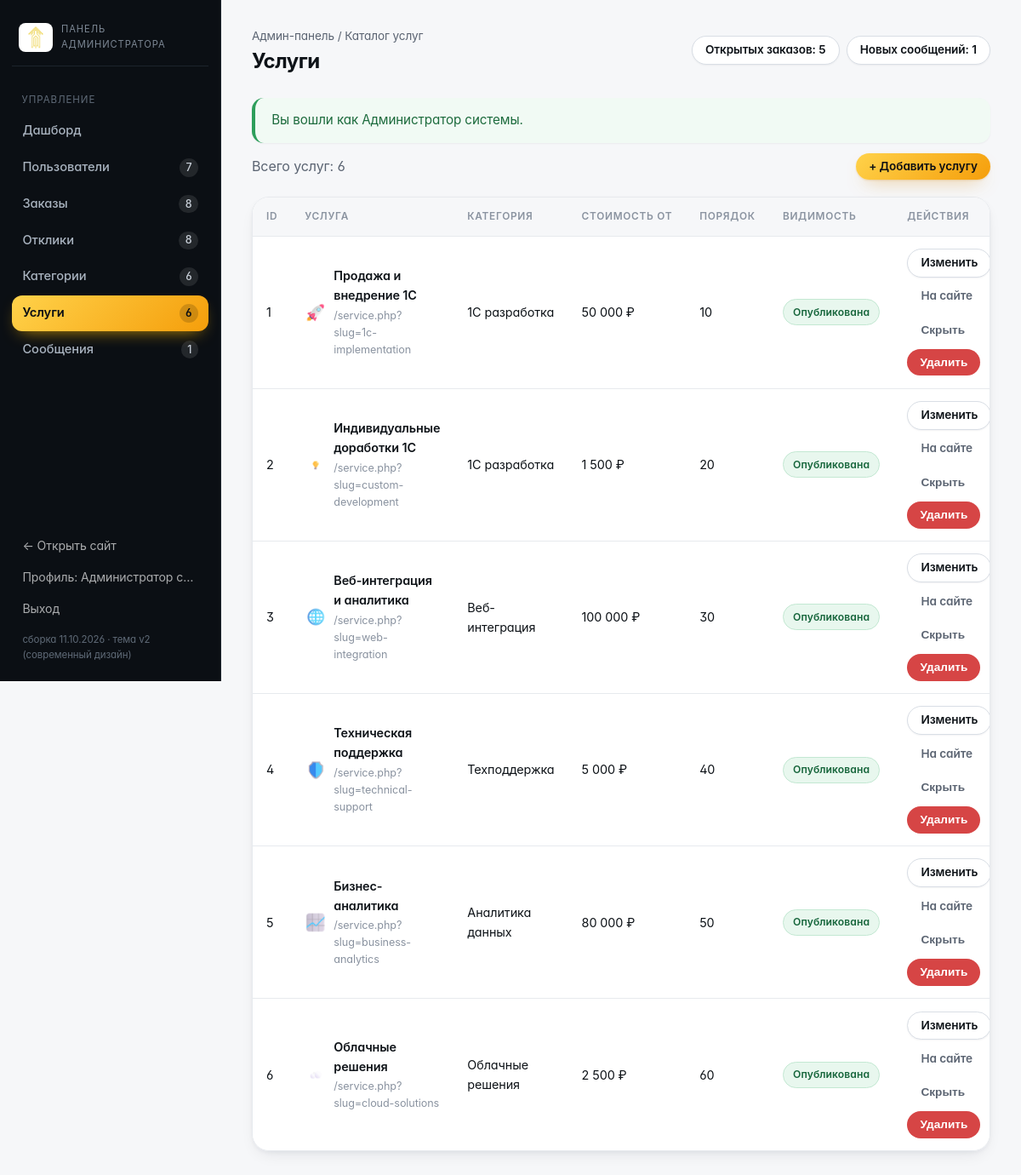
Screenshot of /admin/services.php (signed in) with the database file from the repository.
### tables this page shows
CREATE TABLE `users` (
    `id`             INT UNSIGNED NOT NULL AUTO_INCREMENT,
    `role`           ENUM('customer','freelancer','admin') NOT NULL DEFAULT 'customer',
    `name`           VARCHAR(120)  NOT NULL COMMENT 'ФИО / название организации',
    `email`          VARCHAR(160)  NOT NULL,
    `password_hash`  VARCHAR(255)  NOT NULL,
    `phone`          VARCHAR(40)   DEFAULT NULL,
    `company`        VARCHAR(160)  DEFAULT NULL COMMENT 'Компания заказчика',
    `specialization` VARCHAR(160)  DEFAULT NULL COMMENT 'Специализация фрилансера',
    `skills`         VARCHAR(500)  DEFAULT NULL COMMENT 'Навыки через запятую',
    `rate`           INT UNSIGNED  DEFAULT NULL COMMENT 'Ставка, руб./час',
    `experience`     TINYINT UNSIGNED DEFAULT NULL COMMENT 'Опыт работы, лет',
    `about`          TEXT          DEFAULT NULL,
    `status`         ENUM('active','blocked') NOT NULL DEFAULT 'active',
    `created_at`     DATETIME      NOT NULL DEFAULT CURRENT_TIMESTAMP,
    `last_login`     DATETIME      DEFAULT NULL,
    PRIMARY KEY (`id`),
    UNIQUE KEY `uq_users_email` (`email`),
    KEY `idx_users_role` (`role`),
    KEY `idx_users_status` (`status`)
);

CREATE TABLE `services` (
    `id`                INT UNSIGNED NOT NULL AUTO_INCREMENT,
    `category_id`       INT UNSIGNED DEFAULT NULL,
    `slug`              VARCHAR(120) NOT NULL,
    `title`             VARCHAR(160) NOT NULL,
    `short_description` VARCHAR(400) DEFAULT NULL,
    `description`       TEXT         DEFAULT NULL,
    `features`          TEXT         DEFAULT NULL COMMENT 'Список возможностей, по одному пункту в строке',
    `price_from`        INT UNSIGNED DEFAULT NULL COMMENT 'Стоимость от, руб.',
    `image`             VARCHAR(80)  DEFAULT NULL,
    `is_active`         TINYINT(1)   NOT NULL DEFAULT 1,
    `sort_order`        TINYINT UNSIGNED NOT NULL DEFAULT 100,
    PRIMARY KEY (`id`),
    UNIQUE KEY `uq_services_slug` (`slug`),
    KEY `fk_services_category` (`category_id`),
    CONSTRAINT `fk_services_category` FOREIGN KEY (`category_id`)
        REFERENCES `categories` (`id`) ON DELETE SET NULL ON UPDATE CASCADE
);

CREATE TABLE `categories` (
    `id`          INT UNSIGNED NOT NULL AUTO_INCREMENT,
    `name`        VARCHAR(120) NOT NULL,
    `slug`        VARCHAR(120) NOT NULL,
    `description` VARCHAR(500) DEFAULT NULL,
    `icon`        VARCHAR(80)  DEFAULT NULL COMMENT 'Файл иконки из assets/img',
    `sort_order`  TINYINT UNSIGNED NOT NULL DEFAULT 100,
    PRIMARY KEY (`id`),
    UNIQUE KEY `uq_categories_slug` (`slug`)
);

### includes/functions.php (called while the page is built, shortened)
<?php
require_once __DIR__ . '/db.php';
function e($value): string
{
    return htmlspecialchars((string) $value, ENT_QUOTES | ENT_SUBSTITUTE, 'UTF-8');
}
function flashes(): array
{
    $list = $_SESSION['flash'] ?? [];
    return $list;
}
function excerpt(?string $text, int $length = 180): string
{
    $text = trim(preg_replace('/\s+/u', ' ', (string) $text));
    return mb_substr($text, 0, $length - 1, 'UTF-8') . '…';
}
function current_user(): ?array
{
    $user = q_one(
        'SELECT * FROM users WHERE id = ? AND status = "active"',
        [(int) $_SESSION['user_id']]
    );
    return $user;
}
function require_login(): array
{
    $user = current_user();
    return $user;
}
function require_role(array $roles): array
{
    $user = require_login();
    return $user;
}
function money(?int $amount): string
{
    return number_format((float) $amount, 0, ',', ' ') . ' ₽';
}
function asset(string $path): string
{
    $file = __DIR__ . '/../' . ltrim($path, '/');
    $version = is_file($file) ? filemtime($file) : time();
    return '/' . ltrim($path, '/') . '?v=' . $version;
}
function icon_url(?string $file, string $fallback = 'bulb.png'): string
{
    $file = $file ?: $fallback;
    $path = __DIR__ . '/../assets/img/' . $file;
    return '/assets/img/' . rawurlencode($file);
}

### includes/db.php (called while the page is built, shortened)
<?php
function db(): PDO
{
    static $pdo = null;
    if ($pdo instanceof PDO) {
        return $pdo;
    }
    $config = require __DIR__ . '/../config/config.php';
    $dsn = sprintf(
        'mysql:host=%s;dbname=%s;charset=%s',
        $config['host'],
        $config['dbname'],
        $config['charset']
    );
    try {
        $pdo = new PDO($dsn, $config['user'], $config['password'], [
            PDO::ATTR_ERRMODE            => PDO::ERRMODE_EXCEPTION,
            PDO::ATTR_DEFAULT_FETCH_MODE => PDO::FETCH_ASSOC,
            PDO::ATTR_EMULATE_PREPARES   => false,
        ]);
    } catch (PDOException $e) {
        http_response_code(500);
        echo '<h1>Ошибка подключения к базе данных</h1>';
        echo '<p>Проверьте параметры соединения в файле <b>config/config.php</b> '
            . 'и убедитесь, что база данных импортирована из <b>sql/database.sql</b>.</p>';
        echo '<p style="color:#999">Техническая информация: ' . htmlspecialchars($e->getMessage()) . '</p>';
        exit;
    }
    return $pdo;
}
function q(string $sql, array $params = []): PDOStatement
{
    $stmt = db()->prepare($sql);
    $stmt->execute($params);
    return $stmt;
}
function q_one(string $sql, array $params = []): ?array
{
    $row = q($sql, $params)->fetch();
    return $row === false ? null : $row;
}
function q_all(string $sql, array $params = []): array
{
    return q($sql, $params)->fetchAll();
}
function q_val(string $sql, array $params = [], $default = null)
{
    $row = q($sql, $params)->fetch(PDO::FETCH_NUM);
    return $row === false ? $default : $row[0];
}

### admin/services.php (the view, shortened to what this page needs)
<?php
$pageTitle  = 'Услуги';
$adminNav   = 'services';
$breadcrumb = 'Каталог услуг';
require __DIR__ . '/_header.php';
$services = q_all(
    'SELECT s.*, c.name AS category_name
       FROM services s
       LEFT JOIN categories c ON c.id = s.category_id
      ORDER BY s.sort_order'
);
?>
<div class="toolbar">
    <span class="text-muted">Всего услуг: <?= count($services) ?></span>
    <a class="btn btn-sm btn-primary" href="/admin/service-form.php" style="margin-left:auto">+ Добавить услугу</a>
</div>
<div class="table-wrap">
    <table class="data-table">
        <thead>
            <tr>
                <th>ID</th>
                <th>Услуга</th>
                <th>Категория</th>
                <th>Стоимость от</th>
                <th>Порядок</th>
                <th>Видимость</th>
                <th>Действия</th>
            </tr>
        </thead>
        <tbody>
        <?php foreach ($services as $service): ?>
            <tr>
                <td><?= (int) $service['id'] ?></td>
                <td style="max-width:420px">
                    <div class="d-flex align-center gap-1">
                        <img src="<?= e(icon_url($service['image'], 'bulb.png')) ?>" alt="" style="width:26px;height:26px;object-fit:contain">
                        <div>
                            <div class="cell-main"><?= e($service['title']) ?></div>
                            <div class="cell-sub">/service.php?slug=<?= e($service['slug']) ?></div>
                        </div>
                    </div>
                </td>
                <td><?= e($service['category_name'] ?? '—') ?></td>
                <td><?= e(money((int) $service['price_from'])) ?></td>
                <td><?= (int) $service['sort_order'] ?></td>
                <td>
                    <span class="badge badge-<?= $service['is_active'] ? 'success' : 'muted' ?>">
                        <?= $service['is_active'] ? 'Опубликована' : 'Скрыта' ?>
                    </span>
                </td>
                <td>
                    <div class="actions">
                        <a class="btn btn-sm btn-outline" href="/admin/service-form.php?id=<?= (int) $service['id'] ?>">Изменить</a>
                        <a class="btn btn-sm btn-ghost" href="/service.php?slug=<?= e(urlencode($service['slug'])) ?>" target="_blank">На сайте</a>
                        <form method="post" action="/admin/services.php">
                            <button class="btn btn-sm btn-ghost"><?= $service['is_active'] ? 'Скрыть' : 'Показать' ?></button>
                        </form>
                        <form method="post" action="/admin/services.php">
                            <button class="btn btn-sm btn-danger" data-confirm="Удалить услугу?">Удалить</button>
                        </form>
                    </div>
                </td>
            </tr>
        <?php endforeach; ?>
        </tbody>
    </table>
</div>
<?php require __DIR__ . '/_footer.php'; ?>

### admin/_header.php (shortened to what this page needs)
<?php
require_once __DIR__ . '/../includes/functions.php';
$admin = require_role(['admin']);
$pageTitle  = $pageTitle ?? 'Админ-панель';
$adminNav   = $adminNav ?? 'dashboard';
$breadcrumb = $breadcrumb ?? 'Админ-панель';
$counters = [
    'users'      => (int) q_val('SELECT COUNT(*) FROM users'),
    'orders'     => (int) q_val('SELECT COUNT(*) FROM orders'),
    'open'       => (int) q_val('SELECT COUNT(*) FROM orders WHERE status = "open"'),
    'responses'  => (int) q_val('SELECT COUNT(*) FROM responses'),
    'pending'    => (int) q_val('SELECT COUNT(*) FROM responses WHERE status = "pending"'),
    'categories' => (int) q_val('SELECT COUNT(*) FROM categories'),
    'services'   => (int) q_val('SELECT COUNT(*) FROM services'),
    'messages'   => (int) q_val('SELECT COUNT(*) FROM messages WHERE status = "new"'),
];
$menu = [
    'dashboard'  => ['url' => '/admin/index.php',      'label' => 'Дашборд',        'count' => null],
    'users'      => ['url' => '/admin/users.php',      'label' => 'Пользователи',   'count' => $counters['users']],
    'orders'     => ['url' => '/admin/orders.php',     'label' => 'Заказы',         'count' => $counters['orders']],
    'responses'  => ['url' => '/admin/responses.php',  'label' => 'Отклики',        'count' => $counters['responses']],
    'categories' => ['url' => '/admin/categories.php', 'label' => 'Категории',      'count' => $counters['categories']],
    'services'   => ['url' => '/admin/services.php',   'label' => 'Услуги',         'count' => $counters['services']],
    'messages'   => ['url' => '/admin/messages.php',   'label' => 'Сообщения',      'count' => $counters['messages']],
];
?>
<!DOCTYPE html>
<html lang="ru">
<head>
    <link rel="stylesheet" href="<?= asset('assets/css/base.css') ?>">
    <link rel="stylesheet" href="<?= asset('assets/css/app.css') ?>">
    <link rel="stylesheet" href="<?= asset('assets/css/theme.css') ?>">
</head>
<body class="admin-body">
<div class="admin-layout">
    <aside class="admin-sidebar">
        <div class="admin-logo">
            <img src="/assets/img/logo.png" alt="Высокие технологии">
            <span>Панель администратора</span>
        </div>
        <nav class="admin-nav">
            <div class="admin-nav-title">Управление</div>
            <?php foreach ($menu as $key => $item): ?>
                <a href="<?= e($item['url']) ?>" class="<?= $adminNav === $key ? 'active' : '' ?>">
                    <span><?= e($item['label']) ?></span>
                    <?php if ($item['count'] !== null): ?>
                        <span class="count"><?= (int) $item['count'] ?></span>
                    <?php endif; ?>
                </a>
            <?php endforeach; ?>
        </nav>
        <div class="admin-sidebar-foot">
            <a href="/index.php" target="_blank">← Открыть сайт</a>
            <a href="/profile.php">Профиль: <?= e(excerpt($admin['name'], 16)) ?></a>
            <a href="/logout.php">Выход</a>
            <span style="display:block;padding:.5rem .75rem 0;font-size:.72rem;color:#5F6A77">сборка <?= APP_BUILD ?></span>
        </div>
    </aside>
    <div class="admin-content">
        <div class="admin-topbar">
            <div>
                <div class="breadcrumb">Админ-панель / <?= e($breadcrumb) ?></div>
                <h1><?= e($pageTitle) ?></h1>
            </div>
            <div class="d-flex gap-1 flex-wrap">
                <?php if ($counters['open'] > 0): ?>
                    <a class="btn btn-sm btn-outline" href="/admin/orders.php?status=open">Открытых заказов: <?= $counters['open'] ?></a>
                <?php endif; ?>
                <?php if ($counters['messages'] > 0): ?>
                    <a class="btn btn-sm btn-outline" href="/admin/messages.php?status=new">Новых сообщений: <?= $counters['messages'] ?></a>
                <?php endif; ?>
            </div>
        </div>
        <?php foreach (flashes() as $flash): ?>
            <div class="alert alert-<?= e($flash['type']) ?>"><?= e($flash['message']) ?></div>
        <?php endforeach; ?>

### assets/css/base.css (style rules this page uses)
:root { --primary-yellow: #FFD700; --primary-orange: #FFA500; --accent-orange: #FF8C00; --text-dark: #1A1A1A; --text-light: #666666; --background-white: #FFFFFF; --background-light: #FAFAFA; --border-light: #E5E5E5; --shadow: 0 2px 20px rgba(0, 0, 0, 0.08); --shadow-hover: 0 8px 30px rgba(0, 0, 0, 0.12); }
* { margin: 0; padding: 0; box-sizing: border-box; }
body { font-family: 'Inter', -apple-system, BlinkMacSystemFont, sans-serif; line-height: 1.6; color: var(--text-dark); background-color: var(--background-white); font-weight: 400; }
.btn { padding: 0.875rem 2rem; border: none; border-radius: 8px; cursor: pointer; text-decoration: none; display: inline-flex; align-items: center; justify-content: center; transition: all 0.3s ease; font-size: 1rem; font-weight: 600; position: relative; overflow: hidden; }
.btn::before { content: ''; position: absolute; top: 0; left: -100%; width: 100%; height: 100%; background: linear-gradient(90deg, transparent, rgba(255,255,255,0.2), transparent); transition: left 0.5s; }
.btn-primary { background: linear-gradient(135deg, var(--primary-yellow), var(--primary-orange)); color: var(--text-dark); box-shadow: var(--shadow); }
.btn-outline { background: transparent; color: var(--text-dark); border: 2px solid var(--primary-orange); padding: 0.75rem 1.5rem; border-radius: 8px; font-weight: 600; cursor: pointer; transition: all 0.3s ease; width: 100%; }

### rows the page displays
users: name "Администратор с…"
services: id "1", image (picture), title "Продажа и внедрение 1С", slug "1c-implementation", category.name "1С разработка", price_from "50 000 ₽", sort_order "10", is_active "Опубликована"
services: id "2", image (picture), title "Индивидуальные доработки 1С", slug "custom-development", category.name "1С разработка", price_from "1 500 ₽", sort_order "20", is_active "Опубликована"
services: id "3", image (picture), title "Веб-интеграция и аналитика", slug "web-integration", category.name "Веб-интеграция", price_from "100 000 ₽", sort_order "30", is_active "Опубликована"
services: id "4", image (picture), title "Техническая поддержка", slug "technical-support", category.name "Техподдержка", price_from "5 000 ₽", sort_order "40", is_active "Опубликована"
services: id "5", image (picture), title "Бизнес-аналитика", slug "business-analytics", category.name "Аналитика данных", price_from "80 000 ₽", sort_order "50", is_active "Опубликована"
services: id "6", image (picture), title "Облачные решения", slug "cloud-solutions", category.name "Облачные решения", price_from "2 500 ₽", sort_order "60", is_active "Опубликована"

### other values shown
$item['label'] "Дашборд"
$item['label'] "Пользователи"
$item['count'] "7"
$item['label'] "Заказы"
$item['count'] "8"
$item['label'] "Отклики"
$item['label'] "Категории"
$item['count'] "6"
$item['label'] "Услуги"
$item['label'] "Сообщения"
$item['count'] "1"
APP_BUILD "11.10.2026 · тема v2 (современный дизайн)"
$breadcrumb "Каталог услуг"
$pageTitle "Услуги"
$counters['open'] "5"
